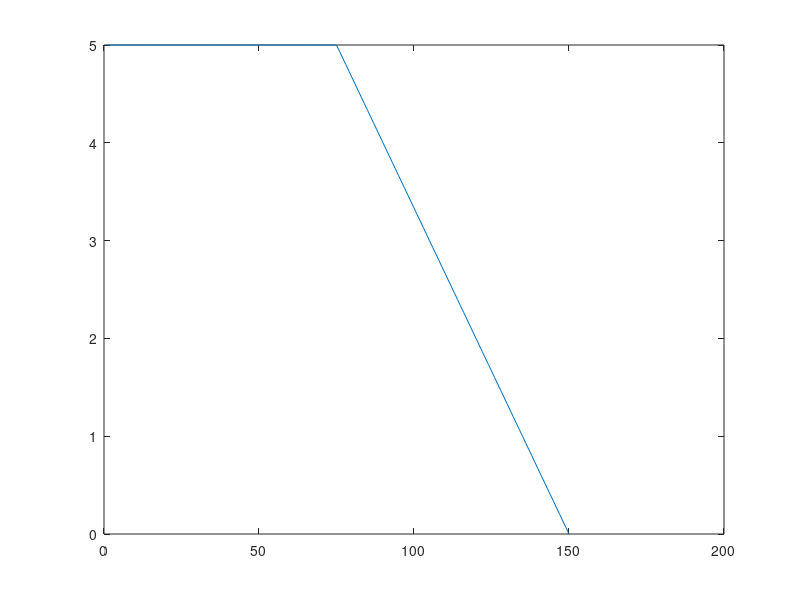

Source code (MATLAB): (Note: this script raises an error after producing the figure.)

t1=75*1; %75 ms at 1Khz
t2=75*1;  %75 ms at 1Khz
a = 5/-t2;
b = (-5 -a*(2*t1+t2))/2;
Myvoltages =  5+([zeros(1,t1),(a*((t1+1):(t1+t2))+b)]);
figure;plot((1:(t1+t2)),Myvoltages)



ConfirmBit = ProgramPulsePal(ParameterMatrix)


SendCustomWaveform(1, 0.001, Myvoltages); % Uploads waveform. Samples are played at 1khz.

%TriggerPulsePal('0111'); % 4 3 2 1

